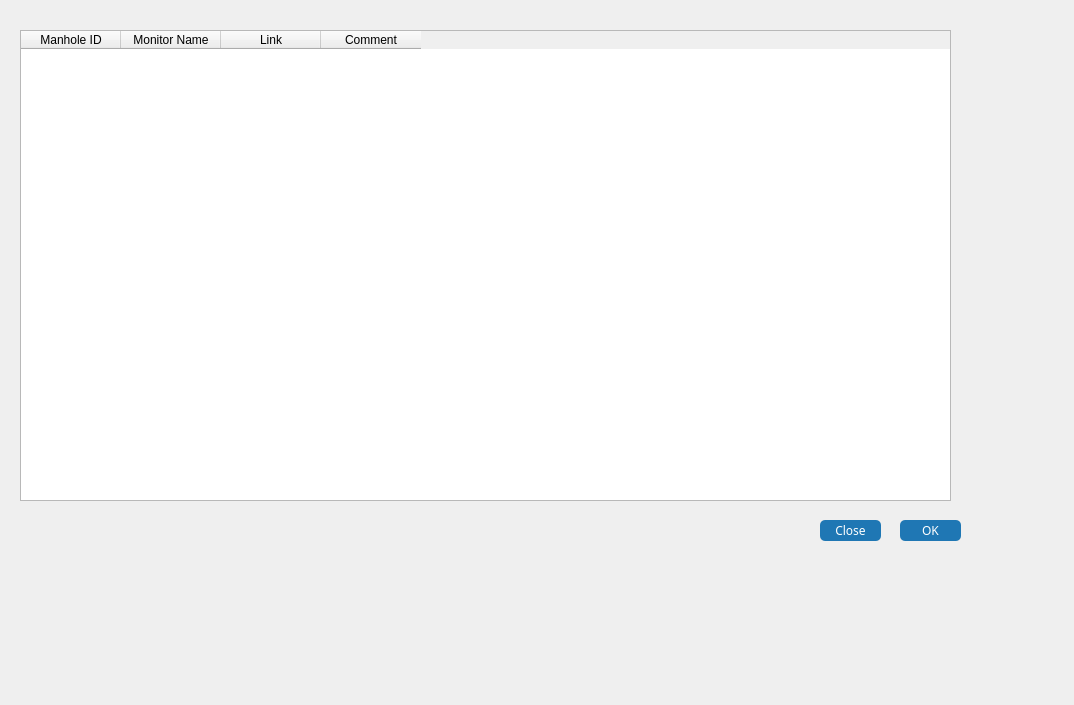
<?xml version="1.0" encoding="UTF-8"?>
<ui version="4.0">
 <class>Form</class>
 <widget class="QWidget" name="Form">
  <property name="geometry">
   <rect>
    <x>0</x>
    <y>0</y>
    <width>1074</width>
    <height>705</height>
   </rect>
  </property>
  <property name="windowTitle">
   <string>Form</string>
  </property>
  <widget class="QPushButton" name="okButton">
   <property name="geometry">
    <rect>
     <x>900</x>
     <y>520</y>
     <width>61</width>
     <height>21</height>
    </rect>
   </property>
   <property name="font">
    <font>
     <family>Fira Code</family>
    </font>
   </property>
   <property name="styleSheet">
    <string notr="true">    QPushButton {
        background-color: #1f77b4;
        color: white;
	border-radius: 5px;
    }</string>
   </property>
   <property name="text">
    <string>OK</string>
   </property>
  </widget>
  <widget class="QPushButton" name="closeButton">
   <property name="geometry">
    <rect>
     <x>820</x>
     <y>520</y>
     <width>61</width>
     <height>21</height>
    </rect>
   </property>
   <property name="font">
    <font>
     <family>Fira Code</family>
    </font>
   </property>
   <property name="styleSheet">
    <string notr="true">    QPushButton {
        background-color: #1f77b4;
        color: white;
	border-radius: 5px;
    }</string>
   </property>
   <property name="text">
    <string>Close</string>
   </property>
  </widget>
  <widget class="QTableWidget" name="monitorConfigTable">
   <property name="geometry">
    <rect>
     <x>20</x>
     <y>30</y>
     <width>931</width>
     <height>471</height>
    </rect>
   </property>
   <column>
    <property name="text">
     <string>Manhole ID</string>
    </property>
   </column>
   <column>
    <property name="text">
     <string>Monitor Name</string>
    </property>
   </column>
   <column>
    <property name="text">
     <string>Link</string>
    </property>
   </column>
   <column>
    <property name="text">
     <string>Comment</string>
    </property>
   </column>
  </widget>
 </widget>
 <resources/>
 <connections/>
</ui>
